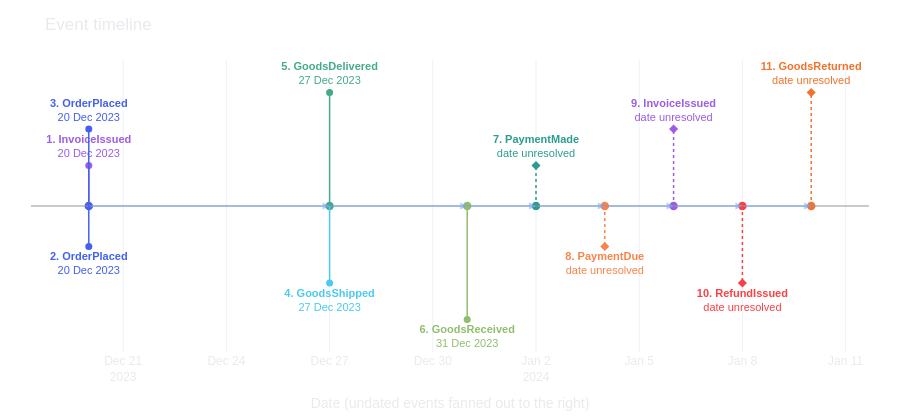

The notebook cell this image was saved under:
### Markdown cell above
### 7.1 Milestone timeline diagram

A plain scatter plot collides when several events share the same date (or
have no date at all) -- labels overlap into unreadable text. This plotter
fixes that: it places each event's label on a vertical "stem" whose height
cycles through several levels *in sequence order* (not date order), so
same-date events always land on different rows, and it fans out any
undated events to the right of the timeline (clearly marked "date
unresolved") instead of silently dropping them.

### Code cell
timeline_fig = pl.render_event_timeline_figure(ordered_events_df, graph)
timeline_fig.show()

### Figure 1 — Plotly figure (JSON) as saved in the notebook; plotly's stock layout.template omitted (floating-point values rounded to 4 significant figures)
{"data": [{"hoverinfo": "text", "hovertext": "1. InvoiceIssued<br>Bill To: Beta Retail Corp, Mumbai, India\nGSTIN: 29ABCDE1234F1Z5\n\nAcme Manufacturing issued this invoice to Beta Retail C", "marker": {"color": "#9b5de5", "line": {"color": "white", "width": 1.5}, "size": 10}, "mode": "markers", "showlegend": false, "type": "scatter", "x": ["2023-12-20T00:00:00"], "y": [0]}, {"hoverinfo": "skip", "marker": {"color": "#9b5de5", "size": 7, "symbol": "circle"}, "mode": "markers+text", "showlegend": false, "text": ["<b>1. InvoiceIssued</b><br>20 Dec 2023"], "textfont": {"color": "#9b5de5", "size": 11}, "textposition": "top center", "type": "scatter", "x": ["2023-12-20T00:00:00"], "y": [1.0]}, {"hoverinfo": "text", "hovertext": "2. OrderPlaced<br>Bill To: Beta Retail Corp, Mumbai, India\nGSTIN: 29ABCDE1234F1Z5\n\nAcme Manufacturing issued this invoice to Beta Retail C", "marker": {"color": "#4361ee", "line": {"color": "white", "width": 1.5}, "size": 10}, "mode": "markers", "showlegend": false, "type": "scatter", "x": ["2023-12-20T00:00:00"], "y": [0]}, {"hoverinfo": "skip", "marker": {"color": "#4361ee", "size": 7, "symbol": "circle"}, "mode": "markers+text", "showlegend": false, "text": ["<b>2. OrderPlaced</b><br>20 Dec 2023"], "textfont": {"color": "#4361ee", "size": 11}, "textposition": "bottom center", "type": "scatter", "x": ["2023-12-20T00:00:00"], "y": [-1.0]}, {"hoverinfo": "text", "hovertext": "3. OrderPlaced<br>Beta Retail Corp placed the order through their procurement manager, Rohan Mehta.", "marker": {"color": "#4361ee", "line": {"color": "white", "width": 1.5}, "size": 10}, "mode": "markers", "showlegend": false, "type": "scatter", "x": ["2023-12-20T00:00:00"], "y": [0]}, {"hoverinfo": "skip", "marker": {"color": "#4361ee", "size": 7, "symbol": "circle"}, "mode": "markers+text", "showlegend": false, "text": ["<b>3. OrderPlaced</b><br>20 Dec 2023"], "textfont": {"color": "#4361ee", "size": 11}, "textposition": "top center", "type": "scatter", "x": ["2023-12-20T00:00:00"], "y": [1.9]}, {"hoverinfo": "text", "hovertext": "4. GoodsShipped<br>The goods were shipped on 27 December 2023 and delivered to the Mumbai warehouse on 30 December 2023.", "marker": {"color": "#4cc9f0", "line": {"color": "white", "width": 1.5}, "size": 10}, "mode": "markers", "showlegend": false, "type": "scatter", "x": ["2023-12-27T00:00:00"], "y": [0]}, {"hoverinfo": "skip", "marker": {"color": "#4cc9f0", "size": 7, "symbol": "circle"}, "mode": "markers+text", "showlegend": false, "text": ["<b>4. GoodsShipped</b><br>27 Dec 2023"], "textfont": {"color": "#4cc9f0", "size": 11}, "textposition": "bottom center", "type": "scatter", "x": ["2023-12-27T00:00:00"], "y": [-1.9]}, {"hoverinfo": "text", "hovertext": "5. GoodsDelivered<br>The goods were shipped on 27 December 2023 and delivered to the Mumbai warehouse on 30 December 2023.", "marker": {"color": "#43aa8b", "line": {"color": "white", "width": 1.5}, "size": 10}, "mode": "markers", "showlegend": false, "type": "scatter", "x": ["2023-12-27T00:00:00"], "y": [0]}, {"hoverinfo": "skip", "marker": {"color": "#43aa8b", "size": 7, "symbol": "circle"}, "mode": "markers+text", "showlegend": false, "text": ["<b>5. GoodsDelivered</b><br>27 Dec 2023"], "textfont": {"color": "#43aa8b", "size": 11}, "textposition": "top center", "type": "scatter", "x": ["2023-12-27T00:00:00"], "y": [2.8]}, {"hoverinfo": "text", "hovertext": "6. GoodsReceived<br>Beta Retail Corp received the shipment and confirmed delivery on 31 December 2023.", "marker": {"color": "#90be6d", "line": {"color": "white", "width": 1.5}, "size": 10}, "mode": "markers", "showlegend": false, "type": "scatter", "x": ["2023-12-31T00:00:00"], "y": [0]}, {"hoverinfo": "skip", "marker": {"color": "#90be6d", "size": 7, "symbol": "circle"}, "mode": "markers+text", "showlegend": false, "text": ["<b>6. GoodsReceived</b><br>31 Dec 2023"], "textfont": {"color": "#90be6d", "size": 11}, "textposition": "bottom center", "type": "scatter", "x": ["2023-12-31T00:00:00"], "y": [-2.8]}, {"hoverinfo": "text", "hovertext": "7. PaymentMade<br>Aluminium Sheets (200 units) - $1,800.00\n\nSubtotal: $4,300.00\nTax Amount: $430.00\nTotal Amount: $4,730.00\n\nPayment Term:", "marker": {"color": "#2a9d8f", "line": {"color": "white", "width": 1.5}, "size": 10}, "mode": "markers", "showlegend": false, "type": "scatter", "x": ["2024-01-02T00:00:00"], "y": [0]}, {"hoverinfo": "skip", "marker": {"color": "#2a9d8f", "size": 7, "symbol": "diamond"}, "mode": "markers+text", "showlegend": false, "text": ["<b>7. PaymentMade</b><br>date unresolved"], "textfont": {"color": "#2a9d8f", "size": 11}, "textposition": "top center", "type": "scatter", "x": ["2024-01-02T00:00:00"], "y": [1.0]}, {"hoverinfo": "text", "hovertext": "8. PaymentDue<br>Aluminium Sheets (200 units) - $1,800.00\n\nSubtotal: $4,300.00\nTax Amount: $430.00\nTotal Amount: $4,730.00\n\nPayment Term:", "marker": {"color": "#f9844a", "line": {"color": "white", "width": 1.5}, "size": 10}, "mode": "markers", "showlegend": false, "type": "scatter", "x": ["2024-01-04T00:00:00"], "y": [0]}, {"hoverinfo": "skip", "marker": {"color": "#f9844a", "size": 7, "symbol": "diamond"}, "mode": "markers+text", "showlegend": false, "text": ["<b>8. PaymentDue</b><br>date unresolved"], "textfont": {"color": "#f9844a", "size": 11}, "textposition": "bottom center", "type": "scatter", "x": ["2024-01-04T00:00:00"], "y": [-1.0]}, {"hoverinfo": "text", "hovertext": "9. InvoiceIssued<br>Acme Manufacturing will issue a refund if any items are returned within 15 days.", "marker": {"color": "#9b5de5", "line": {"color": "white", "width": 1.5}, "size": 10}, "mode": "markers", "showlegend": false, "type": "scatter", "x": ["2024-01-06T00:00:00"], "y": [0]}, {"hoverinfo": "skip", "marker": {"color": "#9b5de5", "size": 7, "symbol": "diamond"}, "mode": "markers+text", "showlegend": false, "text": ["<b>9. InvoiceIssued</b><br>date unresolved"], "textfont": {"color": "#9b5de5", "size": 11}, "textposition": "top center", "type": "scatter", "x": ["2024-01-06T00:00:00"], "y": [1.9]}, {"hoverinfo": "text", "hovertext": "10. RefundIssued<br>Acme Manufacturing will issue a refund if any items are returned within 15 days.", "marker": {"color": "#f94144", "line": {"color": "white", "width": 1.5}, "size": 10}, "mode": "markers", "showlegend": false, "type": "scatter", "x": ["2024-01-08T00:00:00"], "y": [0]}, {"hoverinfo": "skip", "marker": {"color": "#f94144", "size": 7, "symbol": "diamond"}, "mode": "markers+text", "showlegend": false, "text": ["<b>10. RefundIssued</b><br>date unresolved"], "textfont": {"color": "#f94144", "size": 11}, "textposition": "bottom center", "type": "scatter", "x": ["2024-01-08T00:00:00"], "y": [-1.9]}, {"hoverinfo": "text", "hovertext": "11. GoodsReturned<br>Acme Manufacturing will issue a refund if any items are returned within 15 days.", "marker": {"color": "#f3722c", "line": {"color": "white", "width": 1.5}, "size": 10}, "mode": "markers", "showlegend": false, "type": "scatter", "x": ["2024-01-10T00:00:00"], "y": [0]}, {"hoverinfo": "skip", "marker": {"color": "#f3722c", "size": 7, "symbol": "diamond"}, "mode": "markers+text", "showlegend": false, "text": ["<b>11. GoodsReturned</b><br>date unresolved"], "textfont": {"color": "#f3722c", "size": 11}, "textposition": "top center", "type": "scatter", "x": ["2024-01-10T00:00:00"], "y": [2.8]}], "layout": {"annotations": [{"arrowcolor": "rgba(120,170,255,0.6)", "arrowhead": 2, "arrowsize": 1, "arrowwidth": 1.4, "ax": "2023-12-20T00:00:00", "axref": "x", "ay": 0, "ayref": "y", "showarrow": true, "x": "2023-12-20T00:00:00", "xref": "x", "y": 0, "yref": "y"}, {"arrowcolor": "rgba(120,170,255,0.6)", "arrowhead": 2, "arrowsize": 1, "arrowwidth": 1.4, "ax": "2023-12-20T00:00:00", "axref": "x", "ay": 0, "ayref": "y", "showarrow": true, "x": "2023-12-20T00:00:00", "xref": "x", "y": 0, "yref": "y"}, {"arrowcolor": "rgba(120,170,255,0.6)", "arrowhead": 2, "arrowsize": 1, "arrowwidth": 1.4, "ax": "2023-12-20T00:00:00", "axref": "x", "ay": 0, "ayref": "y", "showarrow": true, "x": "2023-12-27T00:00:00", "xref": "x", "y": 0, "yref": "y"}, {"arrowcolor": "rgba(120,170,255,0.6)", "arrowhead": 2, "arrowsize": 1, "arrowwidth": 1.4, "ax": "2023-12-27T00:00:00", "axref": "x", "ay": 0, "ayref": "y", "showarrow": true, "x": "2023-12-27T00:00:00", "xref": "x", "y": 0, "yref": "y"}, {"arrowcolor": "rgba(120,170,255,0.6)", "arrowhead": 2, "arrowsize": 1, "arrowwidth": 1.4, "ax": "2023-12-27T00:00:00", "axref": "x", "ay": 0, "ayref": "y", "showarrow": true, "x": "2023-12-31T00:00:00", "xref": "x", "y": 0, "yref": "y"}, {"arrowcolor": "rgba(120,170,255,0.6)", "arrowhead": 2, "arrowsize": 1, "arrowwidth": 1.4, "ax": "2023-12-31T00:00:00", "axref": "x", "ay": 0, "ayref": "y", "showarrow": true, "x": "2024-01-02T00:00:00", "xref": "x", "y": 0, "yref": "y"}, {"arrowcolor": "rgba(120,170,255,0.6)", "arrowhead": 2, "arrowsize": 1, "arrowwidth": 1.4, "ax": "2024-01-02T00:00:00", "axref": "x", "ay": 0, "ayref": "y", "showarrow": true, "x": "2024-01-04T00:00:00", "xref": "x", "y": 0, "yref": "y"}, {"arrowcolor": "rgba(120,170,255,0.6)", "arrowhead": 2, "arrowsize": 1, "arrowwidth": 1.4, "ax": "2024-01-04T00:00:00", "axref": "x", "ay": 0, "ayref": "y", "showarrow": true, "x": "2024-01-06T00:00:00", "xref": "x", "y": 0, "yref": "y"}, {"arrowcolor": "rgba(120,170,255,0.6)", "arrowhead": 2, "arrowsize": 1, "arrowwidth": 1.4, "ax": "2024-01-06T00:00:00", "axref": "x", "ay": 0, "ayref": "y", "showarrow": true, "x": "2024-01-08T00:00:00", "xref": "x", "y": 0, "yref": "y"}, {"arrowcolor": "rgba(120,170,255,0.6)", "arrowhead": 2, "arrowsize": 1, "arrowwidth": 1.4, "ax": "2024-01-08T00:00:00", "axref": "x", "ay": 0, "ayref": "y", "showarrow": true, "x": "2024-01-10T00:00:00", "xref": "x", "y": 0, "yref": "y"}], "font": {"color": "#E8EAED", "family": "IBM Plex Sans, sans-serif"}, "height": 420, "hoverlabel": {"bgcolor": "#17223A", "font": {"color": "#E8EAED"}}, "margin": {"b": 40, "l": 30, "r": 30, "t": 60}, "paper_bgcolor": "rgba(0,0,0,0)", "plot_bgcolor": "rgba(0,0,0,0)", "shapes": [{"line": {"color": "rgba(150,150,150,0.5)", "width": 2}, "type": "line", "x0": "2023-12-18T07:40:48", "x1": "2024-01-11T16:19:12", "y0": 0, "y1": 0}, {"line": {"color": "#9b5de5", "dash": "solid", "width": 1.5}, "type": "line", "x0": "2023-12-20T00:00:00", "x1": "2023-12-20T00:00:00", "y0": 0, "y1": 1.0}, {"line": {"color": "#4361ee", "dash": "solid", "width": 1.5}, "type": "line", "x0": "2023-12-20T00:00:00", "x1": "2023-12-20T00:00:00", "y0": 0, "y1": -1.0}, {"line": {"color": "#4361ee", "dash": "solid", "width": 1.5}, "type": "line", "x0": "2023-12-20T00:00:00", "x1": "2023-12-20T00:00:00", "y0": 0, "y1": 1.9}, {"line": {"color": "#4cc9f0", "dash": "solid", "width": 1.5}, "type": "line", "x0": "2023-12-27T00:00:00", "x1": "2023-12-27T00:00:00", "y0": 0, "y1": -1.9}, {"line": {"color": "#43aa8b", "dash": "solid", "width": 1.5}, "type": "line", "x0": "2023-12-27T00:00:00", "x1": "2023-12-27T00:00:00", "y0": 0, "y1": 2.8}, {"line": {"color": "#90be6d", "dash": "solid", "width": 1.5}, "type": "line", "x0": "2023-12-31T00:00:00", "x1": "2023-12-31T00:00:00", "y0": 0, "y1": -2.8}, {"line": {"color": "#2a9d8f", "dash": "dot", "width": 1.5}, "type": "line", "x0": "2024-01-02T00:00:00", "x1": "2024-01-02T00:00:00", "y0": 0, "y1": 1.0}, {"line": {"color": "#f9844a", "dash": "dot", "width": 1.5}, "type": "line", "x0": "2024-01-04T00:00:00", "x1": "2024-01-04T00:00:00", "y0": 0, "y1": -1.0}, {"line": {"color": "#9b5de5", "dash": "dot", "width": 1.5}, "type": "line", "x0": "2024-01-06T00:00:00", "x1": "2024-01-06T00:00:00", "y0": 0, "y1": 1.9}, {"line": {"color": "#f94144", "dash": "dot", "width": 1.5}, "type": "line", "x0": "2024-01-08T00:00:00", "x1": "2024-01-08T00:00:00", "y0": 0, "y1": -1.9}, {"line": {"color": "#f3722c", "dash": "dot", "width": 1.5}, "type": "line", "x0": "2024-01-10T00:00:00", "x1": "2024-01-10T00:00:00", "y0": 0, "y1": 2.8}], "title": {"text": "Event timeline"}, "xaxis": {"gridcolor": "rgba(147,161,181,0.15)", "title": {"text": "Date (undated events fanned out to the right)"}, "type": "date", "zerolinecolor": "rgba(147,161,181,0.15)"}, "yaxis": {"range": [-3.6, 3.6], "visible": false}}}
